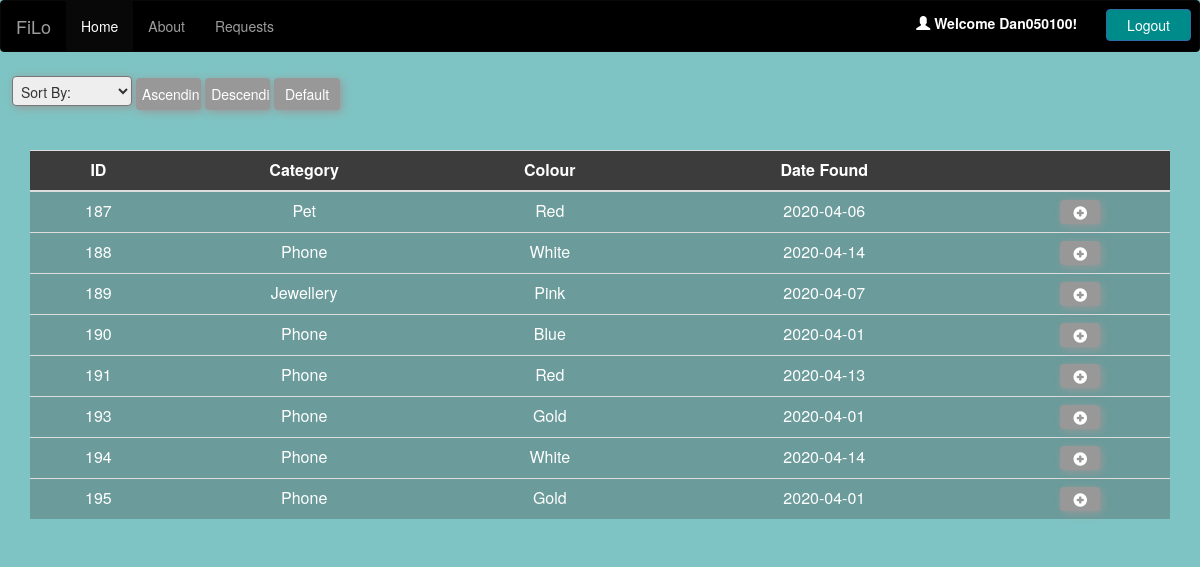
Screenshot of /InternetCoursework/index.php?login=success (signed in) with the database file from the repository.
### tables this page shows
CREATE TABLE `items` (
  `Category` varchar(10) NOT NULL,
  `Colour` varchar(10) NOT NULL,
  `Date` date NOT NULL,
  `Time` time NOT NULL,
  `Photo` varchar(500) NOT NULL,
  `Place` varchar(250) NOT NULL,
  `Description` varchar(250) NOT NULL,
  `ID` int(7) NOT NULL,
  `UserID` int(7) NOT NULL,
  `Status` int(1) NOT NULL
);

### InternetCoursework/index.php (the view, shortened to what this page needs)
<?php
include_once 'includes/dbh.php';
?>
<!DOCTYPE html>
<html>
<head>
  <link rel = "stylesheet" href= "https://maxcdn.bootstrapcdn.com/bootstrap/3.3.7/css/bootstrap.min.css">
</head>
<body style="background-color: rgba(0, 139, 139, 0.5);">
  <nav class="navbar navbar-inverse" id="navig">
    <div class="container-fluid">
      <div class="navbar-header">
        <a class="navbar-brand" href="index.php">FiLo</a>
      </div>
      <ul class="nav navbar-nav">
        <li class="active"><a href="index.php">Home</a></li>
        <li><a href="includes/about.php">About</a></li>
        <?php
        if (isset($_SESSION['UserID'])){
          echo "<li><a href='includes/addItem.php'>Upload</a></li>
          <li><a href='includes/requestItem.php'>Request</a></li>";
        } else if (isset($_SESSION['Admin'])){
          echo "<li><a href='includes/requests.php'>Requests</a></li>";
        }
        ?>
      </ul>
      <ul class="nav navbar-nav navbar-right" >
        <?php
        if (isset($_SESSION['Username'])){
          $user = $_SESSION['Username'];
          echo "<div class='Logout' align='right'>
          <form class='userlog' action='includes/loggedOut.php' method='POST'>";
          echo "<label id='name'><i class='glyphicon glyphicon-user'></i> Welcome $user!</label>
          <button class='btn btn-primary' type='submit' name='logout'>Logout</button>
          </form>
          </div>";
        }
        ?>
      </ul>
    </div>
  </nav>
  <?php
  echo"<form action='index.php' method='post'>";
  echo "<div class ='Req'>
  <select name='sort'>
  <option value ='srt'>Sort By:</option>
  <option value='Date'>Date</option>
  <option value='Category'>Alphabetically</option>
  </select>
  <input class='btn' type='submit' name='up' value='Ascending'></input>
  <input class='btn' type='submit' name='down' value='Descending'></input>
  <input class='btn' type='submit' name='def' value='Default'></input>
  </div>
  <br><br>";
  if (isset($_POST['up'])) {
    $type = $_POST['sort'];
    if ($type == 'srt'){
      $sql = "SELECT * FROM items where status = 0";
    } else {
      $sql = "SELECT * FROM items where status = 0 ORDER BY $type ASC";
    }
  } else if (isset($_POST['def'])) {
    $sql = "SELECT * FROM items where status = 0";
  } else {
    $sql = "SELECT * FROM items where status = 0";
  }
  $result = mysqli_query($connect, $sql);
  $resultCheck = mysqli_num_rows($result);
  ?>
  <div class="container tbl">
    <table class="table table-hover">
      <tr>
        <th style="text-align:center">ID</th>
        <th style="text-align:center">Category</th>
        <th style="text-align:center">Colour</th>
        <th style="text-align:center">Date Found</th>
        <?php if (isset($_SESSION['Username'])){
          echo'<th></th>';
        }
        ?>
      </tr>
      <tbody>
        <?php
        if ($resultCheck > 0){
          while ($row = mysqli_fetch_assoc($result)){
            echo "<tr>
            <td style='text-align:center'>" .$row['ID']. "</td>
            <td style='text-align:center'>" .$row['Category']. "</td>
            <td style='text-align:center'>" .$row['Colour']. "</td>
            <td style='text-align:center'>" .$row['Date']. "</td>";
            if(isset($_SESSION['Username'])){
              $id=$row['ID'];
              echo"<form class='id' method='post' action=''>";
              echo "<td style='text-align:center'>
              <button type='button' class='but' id='addbtn' data-toggle='modal' data-target='#" .$id." ' data-backdrop='true'>
              <span class='glyphicon glyphicon-plus-sign'></span>
              </button>
              </td>
              </form>";
              echo"<div class='modal fade' id='$id' role='dialog'>
              <div class='modal-dialog'>
              <div class='modal-content' style='text-align:center'>
              <div class='modal-header' style='text-align:center'>
              <button type='button' class='close' data-dismiss='modal'>&times;</button>
              <h4 class='modal-title'><Label>Item ID: " .$id. "<Label></h4>
              </div>
              <div class='modal-body'>
              <Label>Time Item was Found:</Label><p>".$row['Time']."</p><br><br>
              <Label>Images:</Label><p>";
              echo "</p><br><br>
              <Label>Item Description:</Label><p>".$row['Description']."</p><br><br>";
              echo "<Label>Place Item was Found: </Label><p>".$row['Place']."</p>
              </div>
              <div class='modal-footer' style='text-align:right'>
              <button type='button' class='btn btn-primary' data-dismiss='modal'>Close</button>
              </div>
              </div>
              </div>
              </div>
              </tr>";
            }
          }
        }
        ?>
      </tbody>
    </table>
  </body>
  </html>

### rows the page displays
items: ID "187", Category "Pet", Colour "Red", Date "2020-04-06"
items: ID "188", Category "Phone", Colour "White", Date "2020-04-14"
items: ID "189", Category "Jewellery", Colour "Pink", Date "2020-04-07"
items: ID "190", Category "Phone", Colour "Blue", Date "2020-04-01"
items: ID "191", Category "Phone", Colour "Red", Date "2020-04-13"
items: ID "193", Category "Phone", Colour "Gold", Date "2020-04-01"
items: ID "194", Category "Phone", Colour "White", Date "2020-04-14"
items: ID "195", Category "Phone", Colour "Gold", Date "2020-04-01"

### other values shown
$user "Dan050100"
